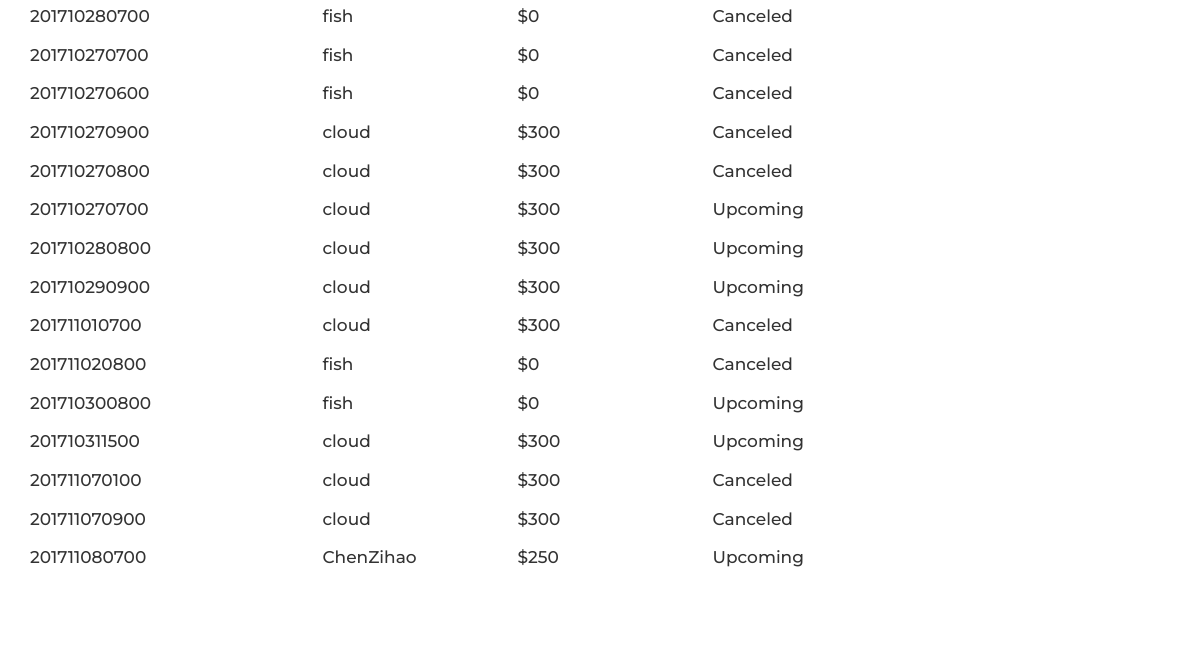
Before: /Tutorial/2/myAccount/mybooking/ (signed in, lower part) with the older database file.
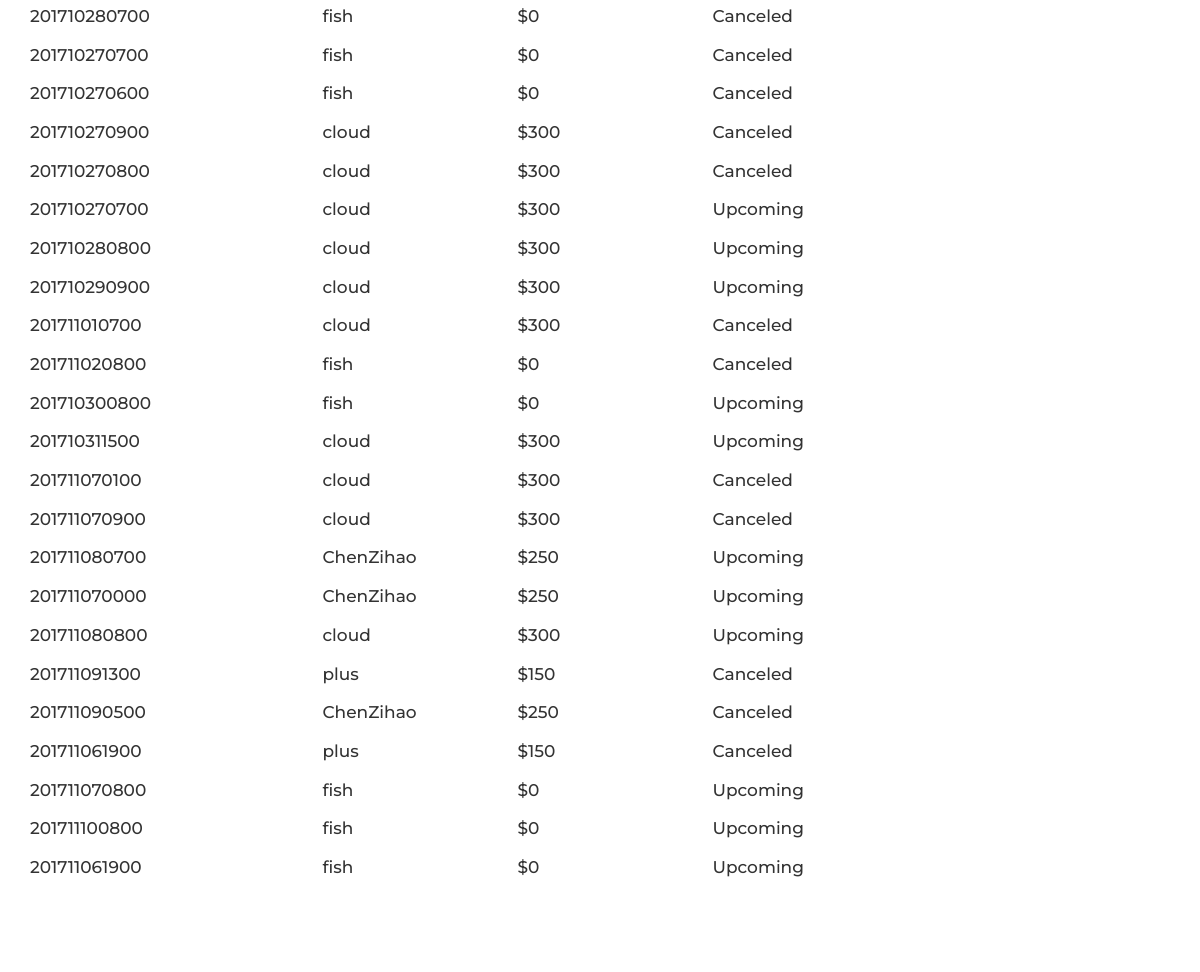
After: the same page with the newer database file.
### Tutorial/models.py (models this page shows, shortened)
class TutorialSession(models.Model):
    starttime = models.CharField(max_length=12)  # yyyymmddhhmm
    status = models.IntegerField()
    tutor = models.ForeignKey(Tutor, on_delete=models.CASCADE)
    student =  models.ForeignKey(Student, on_delete=models.CASCADE)

class Tutor(models.Model):
    myuser = models.ForeignKey(MyUser, on_delete=models.CASCADE,null=True)
    timeslot = models.CharField(max_length=672, default="111111111111111111111111111111111111111111111111111111111111111111111111111111111111111111111111111111111111111111111111111111111111111111111111111111111111111111111111111111111111111111111111111111111111111111111111111111111111111111111111111111111111111111111111111111111111111111111111111111111111111111111111111111111111111111111111") #for private tutor todo: should update every half an hour
    hourly_rate = models.IntegerField(default=0) #todo: eight digit for student so can tell if he have
    def __str__(self):
        if self.myuser is None:
            return "null"
        else:
            return self.myuser.user.username

class MyUser(models.Model):
    user = models.ForeignKey(User, on_delete = models.CASCADE )
    wallet = models.ForeignKey(Wallet, on_delete = models.CASCADE)

### Tutorial/views.py (the view)
# urls.py: url(r'^(?P<myuser_id>[0-9]+)/myAccount/mybooking/$', views.mybooking, name='mybooking'),
def mybooking(request, myuser_id):
    if not request.user.is_authenticated(): #visitor or client
        return render(request, 'home.html')
    myuser = MyUser.objects.get(user=request.user) #myuser = get_object_or_404(MyUser, pk=myuser_id)
    mystudent = Student.objects.filter(myuser=myuser)
    mytutor = Tutor.objects.filter(myuser=myuser)
    if mystudent:
        mystudent = Student.objects.get(myuser = myuser)
        booking = TutorialSession.objects.filter(student=mystudent)
    else:
        booking=""
    if mytutor:
        mytutor = Tutor.objects.get(myuser=myuser)
        booked = TutorialSession.objects.filter(tutor=mytutor)
    else:
        booked=""
    return render(request, 'myaccount/mybooking.html', {'user': myuser , 'session_list': booking, "booked_list": booked })

### Tutorial/templates/myaccount/mybooking.html (shortened to what this page needs)
{% extends "myaccount/myaccount.html" %}
{% block right %}
<div id="content">
    {% if session_list != "" %}
    <section class="section">
      <div class="container">
          {% for session in  session_list %}
               <div class="row">
          <div class="col-lg-3 col-md-4 col-sm-6">
            <h3 class="service_title">{{ session.starttime }}</h3>
          </div>
          <div class="col-lg-2 col-md-4 col-sm-6">
            <h3 class="service_title"> {{ session.tutor }}</h3>
          </div>
          <div class="col-lg-2 col-md-4 col-sm-6">
            <h3 class="service_title"> ${{ session.tutor.hourly_rate }}</h3>
          </div>
        </div>
          {% endfor %}
      </div>
    </section>
    {% else %}
    <p>hhh I'm a tutor:)</p>
    {% endif %}
{% endblock %}

Changed rows visible on the page:
added TutorialSession: starttime "201711070000", tutor "ChenZihao", tutor.hourly_rate "250"
added TutorialSession: starttime "201711080800", tutor "cloud", tutor.hourly_rate "300"
added TutorialSession: starttime "201711091300", tutor "plus", tutor.hourly_rate "150"
added TutorialSession: starttime "201711090500", tutor "ChenZihao", tutor.hourly_rate "250"
added TutorialSession: starttime "201711061900", tutor "plus", tutor.hourly_rate "150"
added TutorialSession: starttime "201711070800", tutor "fish", tutor.hourly_rate "0"
added TutorialSession: starttime "201711100800", tutor "fish", tutor.hourly_rate "0"
added TutorialSession: starttime "201711061900", tutor "fish", tutor.hourly_rate "0"
